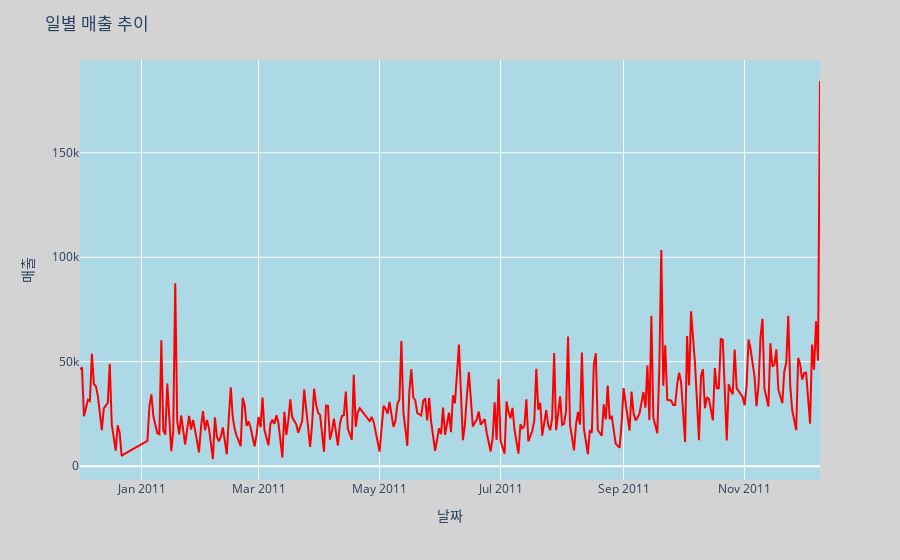

Notebook code for this chart:
### Markdown cell above
## **2. 분석**
- 일자별 매출 추이는?
    - 조금씩 우상향
- 일자별 주문 고객수는(Unique한)?
- 일자별 주문단가의 추이는?

### Code cell
amount_by_day = df.groupby(['date_ymd'],as_index=False)[['amount']].agg('sum')
fig = px.line(amount_by_day,x='date_ymd',y='amount',
              hover_data={'date_ymd':'|%Y년 %m월 %d일','amount':':.2f'},
              labels={'date_ymd':'날짜','amount':'매출'},
              )
fig.update_traces(line={'color':'red'})
fig.update_layout(xaxis_title='날짜',yaxis_title='매출',title='일별 매출 추이',
                plot_bgcolor='lightblue',paper_bgcolor='lightgray')

### Figure 1 — Plotly figure (JSON) as saved in the notebook; plotly's stock layout.template omitted (floating-point values rounded to 4 significant figures; data arrays with more than 128 entries replaced by an {"elided": "..."} marker saying what was removed)
{"data": [{"hovertemplate": "날짜=%{x|%Y년 %m월 %d일}<br>매출=%{y:.2f}<extra></extra>", "legendgroup": "", "line": {"color": "red", "dash": "solid"}, "marker": {"symbol": "circle"}, "mode": "lines", "name": "", "orientation": "v", "showlegend": false, "type": "scatter", "x": {"elided": "305 str values"}, "xaxis": "x", "y": {"elided": "305 float values"}, "yaxis": "y"}], "layout": {"legend": {"tracegroupgap": 0}, "margin": {"t": 60}, "paper_bgcolor": "lightgray", "plot_bgcolor": "lightblue", "title": {"text": "일별 매출 추이"}, "xaxis": {"anchor": "y", "domain": [0, 1], "title": {"text": "날짜"}}, "yaxis": {"anchor": "x", "domain": [0, 1], "title": {"text": "매출"}}}}
